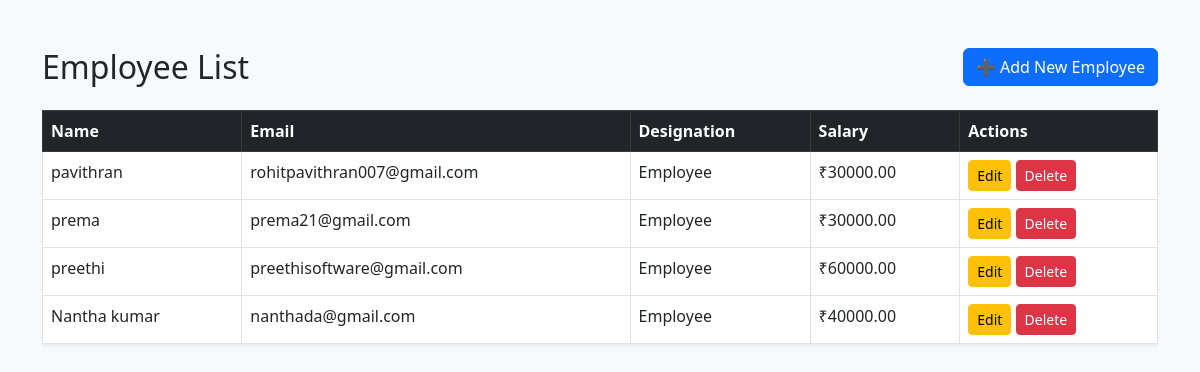
/employee/employee/, run on the app's committed database.
### employes/models.py (models this page shows, shortened)
class Employee(models.Model):
    name = models.CharField(max_length=100)
    age = models.IntegerField()
    Stream = models.CharField(max_length=100)
    email = models.EmailField(default=None)
    designation = models.CharField(max_length=100,default='Employee')
    salary = models.DecimalField(max_digits=10, decimal_places=2,default=30000.00)

### employes/views.py (the view)
# urls.py: path('employee/', views.employee_list, name='employee_list'),
def employee_list(request):
    employees = Employee.objects.all()
    return render(request, 'students/employee_list.html', {'employees': employees})

### employes/templates/students/employee_list.html (shortened to what this page needs)
<!DOCTYPE html>
<html lang="en">
<head>
    <link href="https://cdn.jsdelivr.net/npm/bootstrap@5.3.0/dist/css/bootstrap.min.css" rel="stylesheet">
</head>
<body class="bg-light">
<div class="container py-5">
    <div class="d-flex justify-content-between align-items-center mb-4">
        <h2 class="mb-0">Employee List</h2>
        <a href="{% url 'employee_create' %}" class="btn btn-primary">➕ Add New Employee</a>
    </div>
    <div class="table-responsive">
        <table class="table table-bordered table-hover bg-white shadow-sm">
            <thead class="table-dark">
                <tr>
                    <th>Name</th>
                    <th>Email</th>
                    <th>Designation</th>
                    <th>Salary</th>
                    <th>Actions</th>
                </tr>
            </thead>
            <tbody>
                {% for employee in employees %}
                <tr>
                    <td>{{ employee.name }}</td>
                    <td>{{ employee.email }}</td>
                    <td>{{ employee.designation }}</td>
                    <td>₹{{ employee.salary }}</td>
                    <td>
                        <a href="{% url 'employee_update' employee.id %}" class="btn btn-sm btn-warning">Edit</a>
                        <a href="{% url 'employee_delete' employee.id %}" class="btn btn-sm btn-danger">Delete</a>
                    </td>
                </tr>
                {% empty %}
                <tr>
                    <td colspan="5" class="text-center text-muted">No employees found.</td>
                </tr>
                {% endfor %}
            </tbody>
        </table>
    </div>
</div>
</body>
</html>

### data on the page
Employee: name "pavithran", email "rohitpavithran007@gmail.com", designation "Employee", salary "30000.00"
Employee: name "prema", email "prema21@gmail.com", designation "Employee", salary "30000.00"
Employee: name "preethi", email "preethisoftware@gmail.com", designation "Employee", salary "60000.00"
Employee: name "Nantha kumar", email "nanthada@gmail.com", designation "Employee", salary "40000.00"
